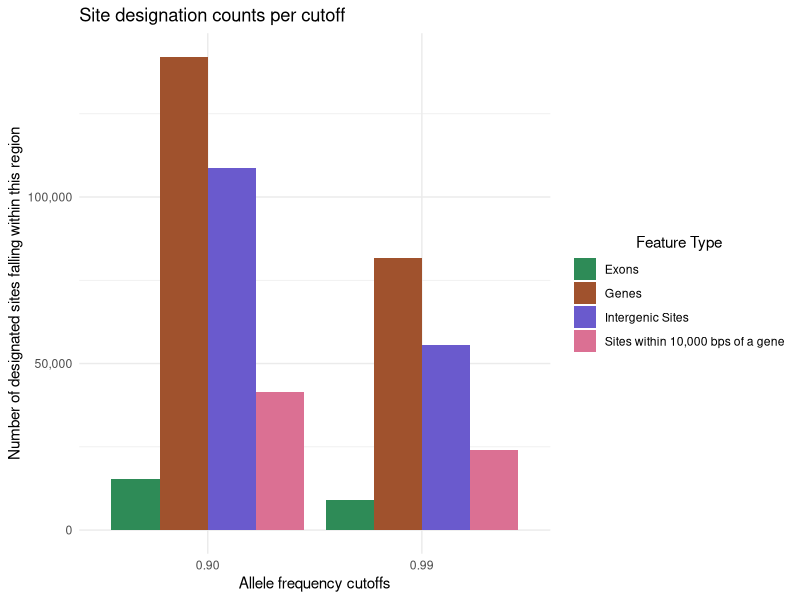
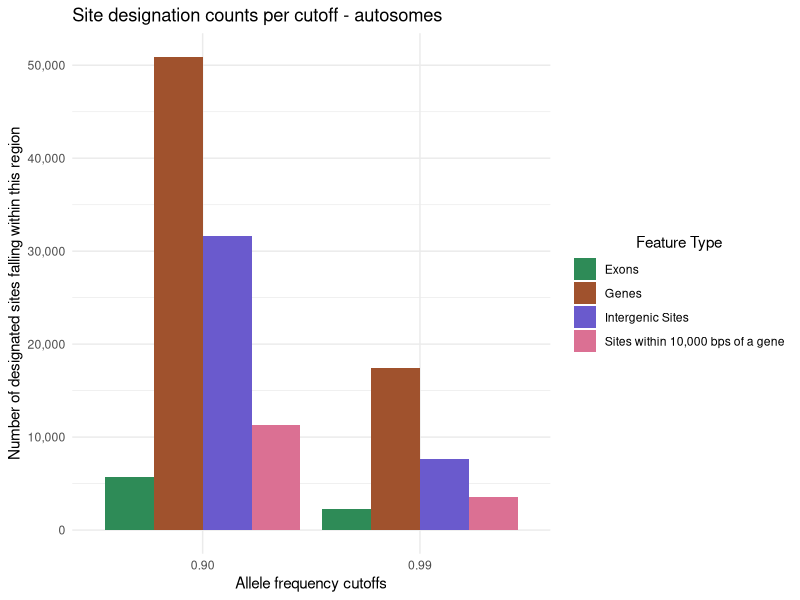
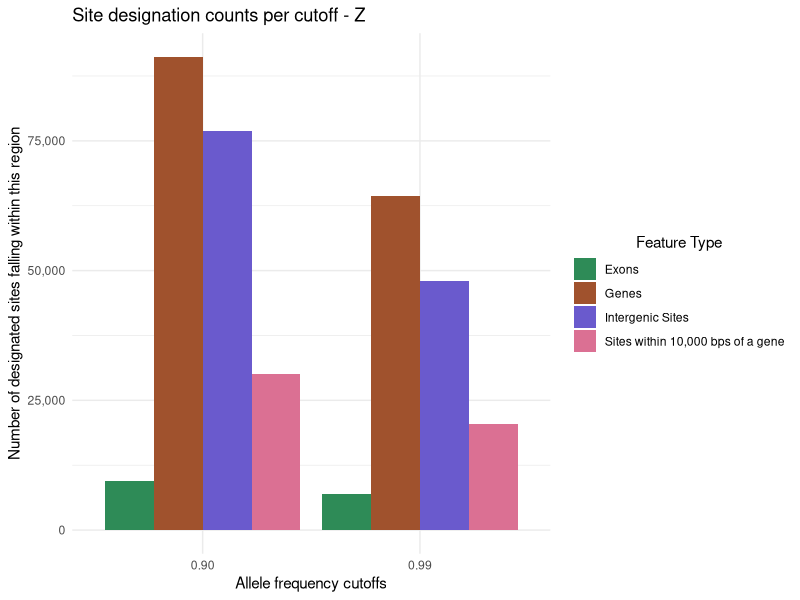

Recreate these plots in R, in order.
# Load packages ####
library(tidyverse) # data frame manipulation

# Import Data ####

# in 0.90 250,695 sites total and in 0.99 137,411 sites total
# VCFs subsetted based on designation files -> VCFs intersected with gff file to produce subsetted vcfs based on feature type
# The counted the number of vcf sites for each cutoff and feature e.g. cat exon_sites/*vcf | grep -v "#" | wc -l
# There will be overlap between genes & exons! And between intergenic sites and sites within 10,000

  VCF_intersection_stats = data.frame(
    cutoff = c(0.90,0.99),
    exon_sites_count = c(15221,9176),
    gene_sites_count = c(142079,81780),
    intergenic_sites_count = c(108616,55631),
    nearGene_sites_count = c(41419,23992)
  )
  
  VCF_intersection_stats_autosomes = data.frame(
    cutoff = c(0.90,0.99),
    exon_sites_count = c(5676,2271),
    gene_sites_count = c(50898,17473),
    intergenic_sites_count = c(31641,7600),
    nearGene_sites_count = c(11261,3525)
  )
  
  VCF_intersection_stats_Z = data.frame(
    cutoff = c(0.90,0.99),
    exon_sites_count = c(9545,6905),
    gene_sites_count = c(91181,64307),
    intergenic_sites_count = c(76975,48031),
    nearGene_sites_count = c(30158,20467)
  )
  
  # Long format
  VCF_intersection_stats_long_format <- function(stats_df) {
    long_df = stats_df %>%
      pivot_longer(cols = -cutoff, names_to = "count_type", values_to = "count")
    
    return(long_df)
  }
  
  VCF_intersection_stats_long <- VCF_intersection_stats_long_format(VCF_intersection_stats)
  VCF_intersection_stats_autosomes_long <- VCF_intersection_stats_long_format(VCF_intersection_stats_autosomes)
  VCF_intersection_stats_Z_long <- VCF_intersection_stats_long_format(VCF_intersection_stats_Z)
  

# Bar plot function
  plot_intersectionStats <- function(VCF_intersection_stats_long_df, title) { # title should be string with ""
    plot <-  ggplot(VCF_intersection_stats_long_df, aes(x = as.factor(cutoff), y = count, fill = count_type)) +
      geom_bar(stat = "identity", position = "dodge") +
      labs(x = "Allele frequency cutoffs", y = "Number of designated sites falling within this region", fill = "Feature Type") + 
      scale_y_continuous(labels = scales::comma_format()) +
      scale_fill_manual(values = c("exon_sites_count" = "seagreen", "gene_sites_count" = "sienna", "intergenic_sites_count" = "slateblue", "nearGene_sites_count" = "palevioletred"),
                        labels = c("exon_sites_count" = "Exons", "gene_sites_count" = "Genes", "intergenic_sites_count" = "Intergenic Sites", "nearGene_sites_count" = "Sites within 10,000 bps of a gene")) +
      ggtitle(title) +
      scale_x_discrete(labels = c("0.9" = "0.90")) +
      theme_minimal() +
      theme(legend.title = element_text(hjust = 0.5)) # center the legend title
    
    return(plot)
  } 
  
  # Plot!
  plot_intersectionStats(VCF_intersection_stats_long, "Site designation counts per cutoff")
  plot_intersectionStats(VCF_intersection_stats_autosomes_long, "Site designation counts per cutoff - autosomes")
  plot_intersectionStats(VCF_intersection_stats_Z_long, "Site designation counts per cutoff - Z")
